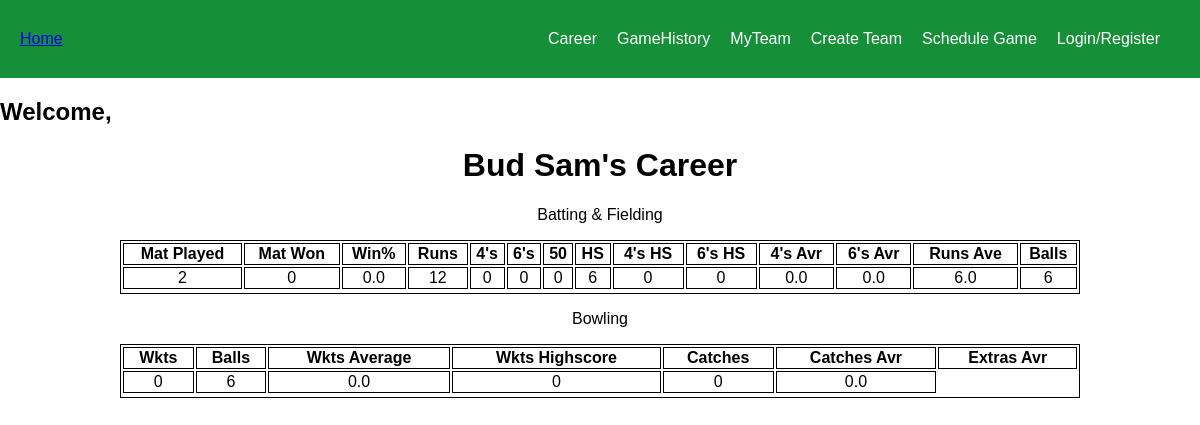
Before: /player-career/2 with the older database file.
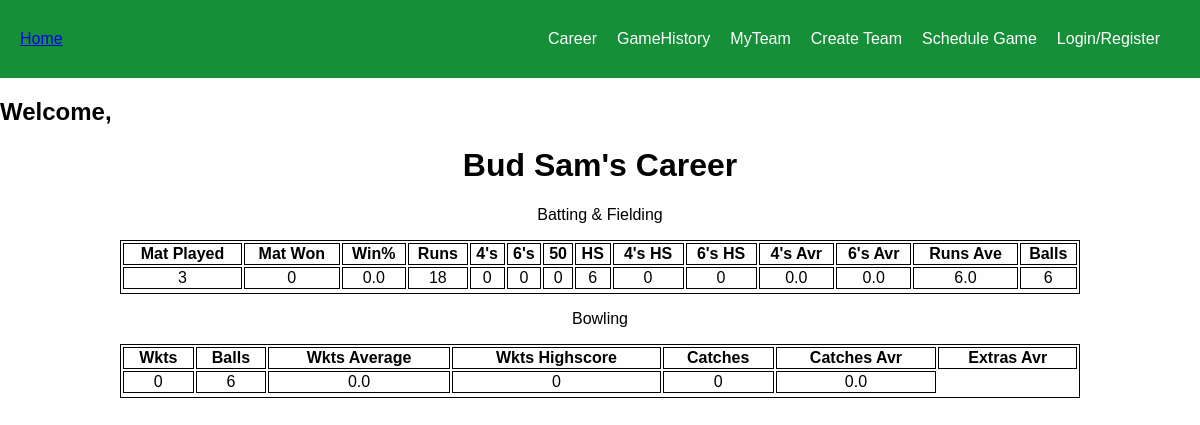
After: the same page with the newer database file.
### base/models.py (models this page shows, shortened)
class Player(AbstractUser):
    first_name = models.CharField(max_length=200, null=True)
    last_name = models.CharField(max_length=200, null=True)
    email = models.EmailField(unique=True, null=True)
    team = models.ForeignKey(Team,on_delete=models.SET_NULL,null=True)
    runs = models.IntegerField(default=0,null=True,blank=True)
    wickets = models.IntegerField(default=0,null=True,blank=True)
    catches = models.IntegerField(default=0,null=True,blank=True)
    sixes = models.IntegerField(default=0,null=True,blank=True)
    fours = models.IntegerField(default=0,null=True,blank=True)
    extras = models.IntegerField(default=0,null=True,blank=True)
    games_played = models.IntegerField(default=0,null=True,blank=True)
    games_won = models.IntegerField(default=0,null=True,blank=True)
    win_percentage = models.FloatField(default=0,null=True,blank=True)
    fifties = models.IntegerField(default=0,null=True,blank=True)
    centuries = models.IntegerField(default=0,null=True,blank=True)
    sr = models.FloatField(default=0,null=True,blank=True)
    runs_hs = models.IntegerField(default=0,null=True,blank=True)
    wickets_hs = models.IntegerField(default=0,null=True,blank=True)
    fours_hs = models.IntegerField(default=0,null=True,blank=True)
    sixes_hs = models.IntegerField(default=0,null=True,blank=True)
    runs_average = models.FloatField(default=0,null=True,blank=True)
    wickets_average = models.FloatField(default=0,null=True,blank=True)
    fours_average = models.FloatField(default=0,null=True,blank=True)
    sixes_average = models.FloatField(default=0,null=True,blank=True)
    catches_average = models.FloatField(default=0,null=True,blank=True)
    extras_average = models.FloatField(default=0,null=True,blank=True)
    balls_bowled = models.IntegerField(default=0,null=True,blank=True)
    balls_played = models.IntegerField(default=0,null=True,blank=True)
    game_invites = models.ManyToManyField("GameInvite", related_name="game_invites", blank=True)
    team_invites = models.ManyToManyField("TeamInvite", related_name="team_invites", blank=True)
    games = models.ManyToManyField("Game", related_name="games", blank=True)
    USERNAME_FIELD = "email"
    REQUIRED_FIELDS = ["username"]

### base/views.py (the view)
# urls.py: path("player-career/<str:pk>", views.player_career, name="player-career"),
def player_career(request, pk):
    player = Player.objects.get(id=pk)
    if player.games_won == 0 or player.games_played == 0:
        win_percentage = 0
    else:
        win_percentage = round(player.games_won/player.games_played *100)
    context = {"pk":pk, "user":player, "win_percentage":win_percentage}
    return render(request, "base/career.html", context)

### base/templates/base/career.html (shortened to what this page needs)
{% extends 'main.html' %}
{% block content %}
<!DOCTYPE html>
<html>
<head>
</head>
<body>
<h1 class="center">{{user.first_name}} {{user.last_name}}'s Career</h1>
<div class="center">
    <p>Batting & Fielding</p>
</div>
<table class="center">
  <tr>
    <th>Mat Played</th>
    <th>Mat Won</th>
    <th>Win%</th>
    <th>Runs</th>
    <th>4's</th>
    <th>6's</th>
    <th>50</th>
    <th>HS</th>
    <th>4's HS</th>
    <th>6's HS</th>
    <th>4's Avr</th>
    <th>6's Avr</th>
    <th>Runs Ave</th>
    <th>Balls</th>
  </tr>
  <tr>
    <td>{{user.games_played}}</td>
    <td>{{user.games_won}}</td>
    <td>{{user.win_percentage}}</td>
    <td>{{user.runs}}</td>
    <td>{{user.fours}}</td>
    <td>{{user.sixes}}</td>
    <td>{{user.fifties}}</td>
    <td>{{user.runs_hs}}</td>
    <td>{{user.fours_hs}}</td>
    <td>{{user.sixes_hs}}</td>
    <td>{{user.fours_average}}</td>
    <td>{{user.sixes_average}}</td>
    <td>{{user.runs_average}}</td>
    <td>{{user.balls_played}}</td>
  </tr>
</table>
<div class="center">
    <p>Bowling</p>
</div>
<table class="center">
    <tr>
      <th>Wkts</th>
      <th>Balls</th>
      <th>Wkts Average</th>
      <th>Wkts Highscore</th>
      <th>Catches</th>
      <th>Catches Avr</th>
      <th>Extras Avr</th>
    </tr>
    <tr>
      <td>{{user.wickets}}</td>
      <td>{{user.balls_bowled}}</td>
      <td>{{user.wickets_average}}</td>
      <td>{{user.wickets_hs}}</td>
      <td>{{user.catches}}</td>
      <td>{{user.extras_average}}</td>
    </tr>
</table>
</body>
</html>
{% endblock %}

Changed rows visible on the page:
changed Player "Bud": games_played "2" → "3"; runs "12" → "18"
